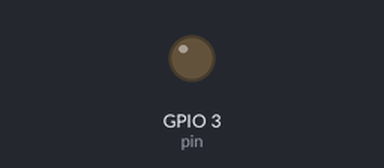
Simulated run of this program. Board: Raspberry Pi (BCM pin numbers). Shown: output pins drawn as LEDs (lit = HIGH). At 2.0 s the program stops and its outputs stay as they are.

Above: at 0.1 s.
At 1.1 s:
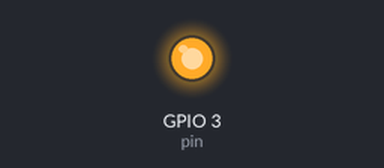
Timing chart, 0 to 3.5 s (numbered marks = the images above):
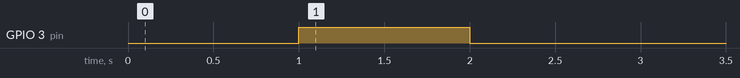

The program:

led-example.py
```python
#!/usr/bin/python3
# Example what you can send to webserver
import RPi.GPIO as GPIO
import time

pin = 3

GPIO.setmode(GPIO.BCM)
GPIO.setup(pin, GPIO.OUT)

GPIO.output(pin, 0)
time.sleep(1)
GPIO.output(pin, 1)
time.sleep(1)
GPIO.output(pin, 0)
```

Measured:
- by itself, GPIO 3 (pin): LOW → HIGH at 1.0 s, → LOW 1.0 s later
